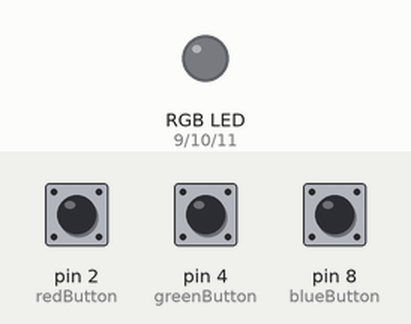
Recording of a sketch running on a simulated Arduino Uno, built with avr-gcc and run on an emulated ATmega328P. Shown: an RGB LED mixed from three pins (HIGH = lit). The inputs (shaded band) are chosen by the test bench; at power-on: pin 2 (redButton) HIGH, pin 4 (greenButton) HIGH, pin 8 (blueButton) HIGH. What the sketch prints to the serial monitor is not drawn.

Above: at 1.2 s.
1.3 s: pin 2 (redButton) pulled LOW for 0.15 s
At 2.5 s:
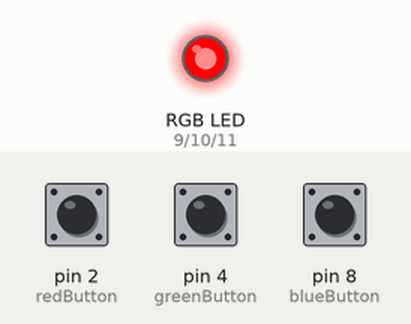
2.9 s: pin 4 (greenButton) pulled LOW for 0.15 s
At 3.8 s:
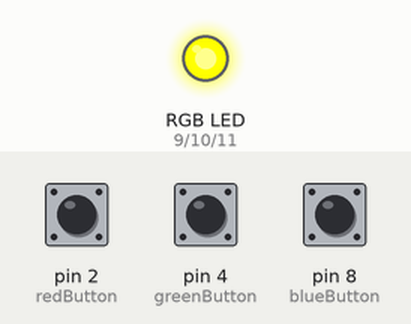
4.5 s: pin 8 (blueButton) pulled LOW for 0.15 s
At 5.1 s:
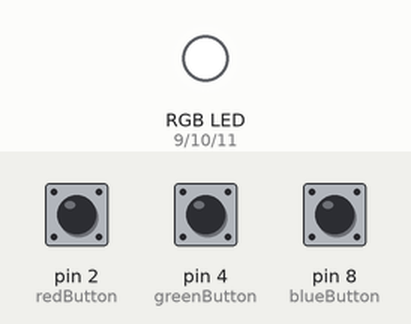
6.1 s: pin 2 (redButton) pulled LOW for 1 s
At 7.5 s:
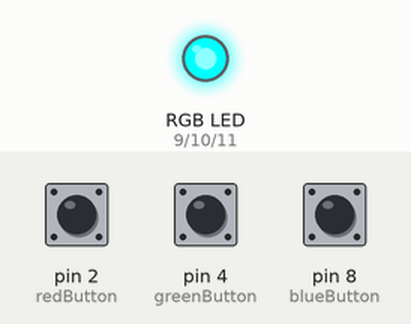
8.6 s: pin 4 (greenButton) pulled LOW for 1 s
At 9.4 s:
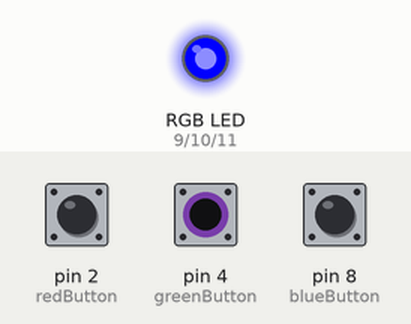
11.1 s: pin 2 (redButton) pulled LOW for 0.15 s
At 12.5 s:
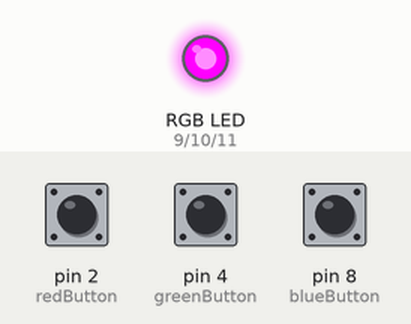
Timing chart, 0 to 13.7 s (numbered marks = the images above; inputs shaded):
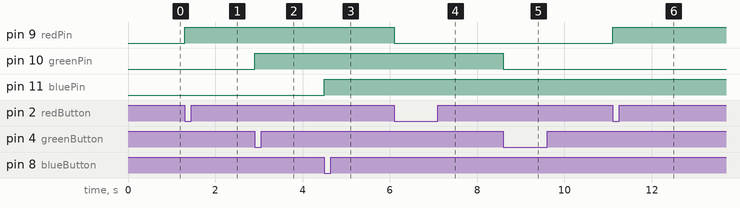

Measured:
- after the input at 1.3 s, pin 9 (redPin): LOW → HIGH at once
- after the input at 2.9 s, pin 10 (greenPin): LOW → HIGH at once
- after the input at 4.5 s, pin 11 (bluePin): LOW → HIGH at once
- after the input at 6.1 s, pin 9 (redPin): HIGH → LOW at once
- after the input at 8.6 s, pin 10 (greenPin): HIGH → LOW at once
- after the input at 11.1 s, pin 9 (redPin): LOW → HIGH at once

The sketch:

arduinoRGBwithPushButtons.ino
```cpp
int redButton = 2;
int greenButton = 4;
int blueButton = 8;
int redPin = 9;
int redValue = 1;
int redValueOld = 0;
bool redLight = false;
int greenPin = 10;
int greenValue = 1;
int greenValueOld = 0;
bool greenLight = false;
int bluePin = 11;
int blueValue = 1;
int blueValueOld = 0;
bool blueLight = false;
int br = 115200;
int delayTime = 250;
void setup() {
Serial.begin(br);
pinMode(redButton, INPUT);
pinMode(redPin, OUTPUT);
pinMode(greenButton, INPUT);
pinMode(greenPin, OUTPUT);
pinMode(blueButton, INPUT);
pinMode(bluePin, OUTPUT);
}

void loop() {
  // red LED logic
  redValue = digitalRead(redButton);
  if (redValue == 0 && redValueOld == 1){
    redLight = !redLight;
    digitalWrite(redPin, redLight ? HIGH : LOW);
    Serial.println(redLight ? "light is on" : "light is off");
  }
  redValueOld = redValue;

  // green LED logic
  greenValue = digitalRead(greenButton);
  if (greenValue == 0 && greenValueOld == 1){
    greenLight = !greenLight;
    digitalWrite(greenPin, greenLight ? HIGH : LOW);
    Serial.println(greenLight ? "light is on" : "light is off");
    delay(delayTime);
  }
  greenValueOld = greenValue;

  // blue LED logic
  blueValue = digitalRead(blueButton);
  if(blueValue == 0 && blueValueOld == 1){
      blueLight = !blueLight;
      digitalWrite(bluePin, blueLight ? HIGH : LOW);
      Serial.println(blueLight ? "light is on" : "light is off");
      delay(delayTime);
  }
  blueValueOld = blueValue;
}
```
